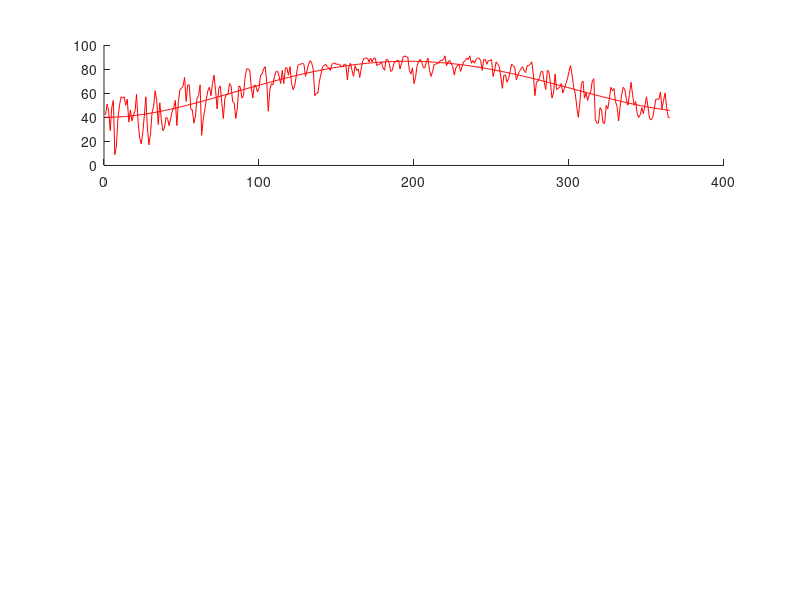

This chart was generated by the following MATLAB code: (Note: this script raises an error after producing the figure.)
% ENGR1120 Tennessee Tech
% Noah Huber-Feely 6/21/2016
% HW 2 - 

%% Initialize workspace
clear variables
clc
close all

%% Declar variables
dates = {};
high = [];
low = [];
rain = [];
snow = [];
months = [];

%% Begin file reading
fileId = fopen('weather2014.txt', 'r');
if ~(fileId < 0)
    stillThere  = 1;
    index = 1;
    monthIndex = 1;
    %% Extract data
    while (~feof(fileId))
        %dates{index} = fscanf(fileId, '%s', 1);
        date = fscanf(fileId, '%s', 1);
        if(length(date) ~= 0)
            dateNames((index-1)*8+1:((index-1)*8+1)+8) = date;
            switch date(4:6)
                case 'Jan'
                    months(index) = 1;
                case 'Feb'
                    months(index) = 2;
                case 'Mar'
                    months(index) = 3;
                case 'Apr'
                    months(index) = 4;
                case 'May'
                    months(index) = 5;
                case 'Jun'
                    months(index) = 6;
                case 'Jul'
                    months(index) = 7;
                case 'Aug'
                    months(index) = 8;
                case 'Sep'
                    months(index) = 9;
                case 'Oct'
                    months(index) = 10;
                case 'Nov'
                    months(index) = 11;
                case 'Dec'
                    months(index) = 12;
                otherwise
                    fprintf('Reading dates failed!\n');
            end
            high(index) = fscanf(fileId, '%f', 1);
            low(index) = fscanf(fileId, '%f', 1);
            rain(index) = fscanf(fileId, '%f', 1);
            snow(index) = fscanf(fileId, '%f' , 1);
            index = index + 1;
        end
    end
   
    %% Graph the temps
    figure(1);
    subplot(3, 1, 1);
    hold on;
    %% Determine high stuff
    sizeOfHigh = size(high);
    plot(1:sizeOfHigh(2), high, 'r');
    p = polyfit(1:sizeOfHigh(2), high, 4);
    highFit = polyval(p, 1:sizeOfHigh(2));
    plot(1:sizeOfHigh(2), highFit, 'r');
    
    % Use my own line of best fit function
    highFit = lineFit(1:sizeOfHigh(2), high);
    toTest = polyfit(1:sizeOfHigh(2), high, 1);
    fprintf('Custom line fit function returned a slope of %f and a y-intercept of %f for the highs.\n', highFit(1), highFit(2));
    fprintf('The built in fit function returned a slope of %f and a y-intercept of %f for the highs.\n', toTest(1), toTest(2));
    %% Determine low stuff
    sizeOfLow = size(low);
    plot(1:sizeOfLow(2), low, 'b');
    p = polyfit(1:sizeOfLow(2), low, 4);
    lowFit = polyval(p, 1:sizeOfLow(2));
    plot(1:sizeOfLow(2), lowFit, 'b');
    xlabel('Day');
    ylabel('Temperature');
    title('Highs/Lows');
    
    % Use my own line of best fit function
    lowFit = lineFit(1:sizeOfLow(2), low);
    toTest = polyfit(1:sizeOfHigh(2), low, 1);
    fprintf('Custom line fit function returned a slope of %f and a y-intercept of %f for the lows.\n', lowFit(1), lowFit(2));
    fprintf('The built in fit function returned a slope of %f and a y-intercept of %f for the lows.\n', toTest(1), toTest(2));
    %% Graph the rain and snow
    totalRain = [0, 0, 0, 0, 0, 0, 0, 0, 0, 0, 0, 0];
    totalSnow = [0, 0, 0, 0, 0, 0, 0, 0, 0, 0, 0, 0];
    sizeOfRain = size(rain);
    for i = 1:sizeOfRain(2)
        indexOf = months(i);
        totalRain(indexOf) = totalRain(indexOf) + rain(i);
        totalSnow(indexOf) = totalSnow(indexOf) + snow(i);
    end
    subplot(3, 1, 2);
    bar(1:12, totalRain);
    ylabel('Inches');
    xlabel('Month');
    title('Rainfall');
    subplot(3, 1, 3);
    bar(1:12, totalSnow);
    ylabel('Inches');
    xlabel('Month');
    title('Snowfall');
    
    %% Produce summary file
    filename = sprintf('summary_20%s.txt', '14');
    toWrite = fopen(filename, 'w');
    fprintf(toWrite, 'Weather Stats for 2014\n');
    fprintf(toWrite, 'Total rain: %.3f\n', sum(totalRain));
    fprintf(toWrite, 'Total snow: %.3f\n', sum(totalSnow));
    
    % Create a list of all month names for printing
    monthNames = ['JanFebMarAprMayJunJulAugSepOctNovDec'];
    
    % Calculate average temperature
    avgHigh = [0, 0, 0, 0, 0, 0, 0, 0, 0, 0, 0, 0];
    avgLow = [0, 0, 0, 0, 0, 0, 0, 0, 0, 0, 0, 0];
    previousMonth = 1;
    ticker = 0;
    sizeOfTemp = size(high);
    for i = 1:sizeOfTemp(2)
        indexOf = months(i);
        if previousMonth ~= indexOf
            avgHigh(indexOf-1) = avgHigh(indexOf-1)/ticker;
            avgLow(indexOf-1) = avgLow(indexOf-1)/ticker;
            ticker = 0;
        end
        avgHigh(indexOf) = avgHigh(indexOf) + high(i);
        avgLow(indexOf) = avgLow(indexOf) + low(i);
        ticker = ticker+1;
        previousMonth = indexOf;
    end
    avgHigh(12) = avgHigh(12)/ticker;
    avgLow(12) = avgLow(12)/ticker;
    
    
    % Calculate hottest month
    index = 1;
    highest = -200;
    highestIndex = 0;
    for i = avgHigh
        if i > highest
            highest = i;
            highestIndex = index;
        end
        index = index + 1;
    end
    indexToPrint = (highestIndex-1)*3+1;
    fprintf(toWrite, 'The hottest temperature fell in %s with %.3f degrees.\n', monthNames(indexToPrint:indexToPrint+2), highest);
    
    % Calculate coldest month
    index = 1;
    lowest = 200;
    highestIndex = 0;
    for i = avgLow
        if i < highest
            highest = i;
            highestIndex = index;
        end
        index = index + 1;
    end
    indexToPrint = (highestIndex-1)*3+1;
    fprintf(toWrite, 'The lowest temperature fell in %s with %.3f degrees.\n', monthNames(indexToPrint:indexToPrint+2), highest);
    
    % Calculate hottest day
    index = 1;
    highest = -200;
    highestName = '';
    for i = high
        if highest < i
            highest = i;
            dateNameIndex = 8*(index-1)+1;
            highestName = dateNames(dateNameIndex:dateNameIndex+8);
        end
        index = index + 1;
    end
    fprintf(toWrite, 'The hottest day was %s with a temperature of %.1f.\n', highestName, highest);
    
    % Calculate coolest day
    index = 1;
    lowest = 100;
    lowestName = '';
    for i = high
        if lowest > i
            lowest = i;
            dateNameIndex = 8*(index-1)+1;
            lowestName = dateNames(dateNameIndex:dateNameIndex+8);
        end
        index = index + 1;
    end
    fprintf(toWrite, 'The coolest day was %s with a temperature of %.1f.\n', lowestName, lowest);
    
    % Calculate most rainfall
    index = 1;
    highest = -1;
    highestIndex = 0;
    for i = totalRain
        if i > highest
            highest = i;
            highestIndex = index;
        end
        index = index + 1;
    end
    indexToPrint = (highestIndex-1)*3+1;
    fprintf(toWrite, 'The largest rainfall fell in %s with a total of %.3f in. of rain.\n', monthNames(indexToPrint:indexToPrint+2), highest);
    
    % Calculate most snowfall
    index = 1;
    highest = -1;
    highestIndex = 0;
    for i = totalSnow
        if i > highest
            highest = i;
            highestIndex = index;
        end
        index = index + 1;
    end
    indexToPrint = (highestIndex-1)*3+1;
    fprintf(toWrite, 'The largest snowfall fell in %s with a total of %.3f in. of snow.', monthNames(indexToPrint:indexToPrint+2), highest);
    
    %% Finish up everything
    fclose(toWrite);
    fclose(fileId);
else
    fprintf('The file failed to open.')
end